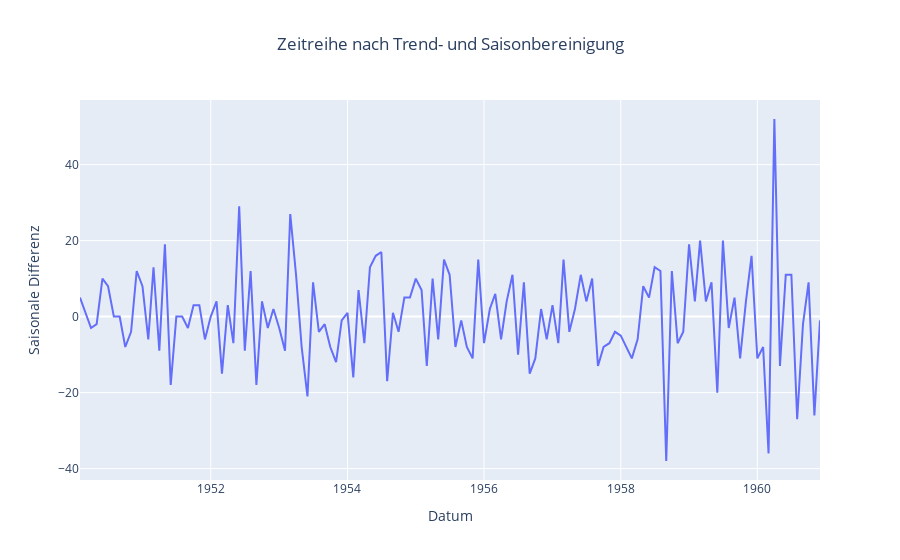

The code cell stored with this chart in its notebook:
### Markdown cell above
**Saisonbereinigung durch saisonale Differenzbildung**

Nun entfernen wir die saisonale Komponente.

Bezug zur Vorlesung: Hierzu verwenden wir die "Differenzbildung mit größerer Verzögerung". Da wir eine jährliche Saisonalität mit einer Periodenlänge s=12 haben, bilden wir die Differenz zum Wert des Vorjahres: Y 
′′
 _t=Y 
′
 ∗t−Y 
′
 ∗t−12. Dies entspricht dem saisonalen "I" mit dem Parameter D=1 in einem SARIMA-Modell.

### Code cell
df['Saison_bereinigt'] = df['Trend_bereinigt'].diff(12)

fig = px.line(
    df.dropna(), 
    y='Saison_bereinigt', 
    title='Zeitreihe nach Trend- und Saisonbereinigung',
    labels={'Month': 'Datum', 'Saison_bereinigt': 'Saisonale Differenz'}
)
fig.update_layout(title_x=0.5)
fig.show()

# --- Finaler ADF-Test ---
adf_result_final = adfuller(df['Saison_bereinigt'].dropna())
print(f"Finaler ADF-Test nach Saisonbereinigung:")
print('p-Wert: %f' % adf_result_final[1])

### Figure 1 — Plotly figure (JSON) as saved in the notebook; plotly's stock layout.template omitted (floating-point values rounded to 4 significant figures; data arrays with more than 128 entries replaced by an {"elided": "..."} marker saying what was removed)
{"data": [{"hovertemplate": "Datum=%{x}<br>Saisonale Differenz=%{y}<extra></extra>", "legendgroup": "", "line": {"color": "#636efa", "dash": "solid"}, "marker": {"symbol": "circle"}, "mode": "lines", "name": "", "orientation": "v", "showlegend": false, "type": "scatter", "x": {"elided": "131 str values"}, "xaxis": "x", "y": {"elided": "131 float values"}, "yaxis": "y"}], "layout": {"legend": {"tracegroupgap": 0}, "title": {"text": "Zeitreihe nach Trend- und Saisonbereinigung", "x": 0.5}, "xaxis": {"anchor": "y", "domain": [0, 1], "title": {"text": "Datum"}}, "yaxis": {"anchor": "x", "domain": [0, 1], "title": {"text": "Saisonale Differenz"}}}}
